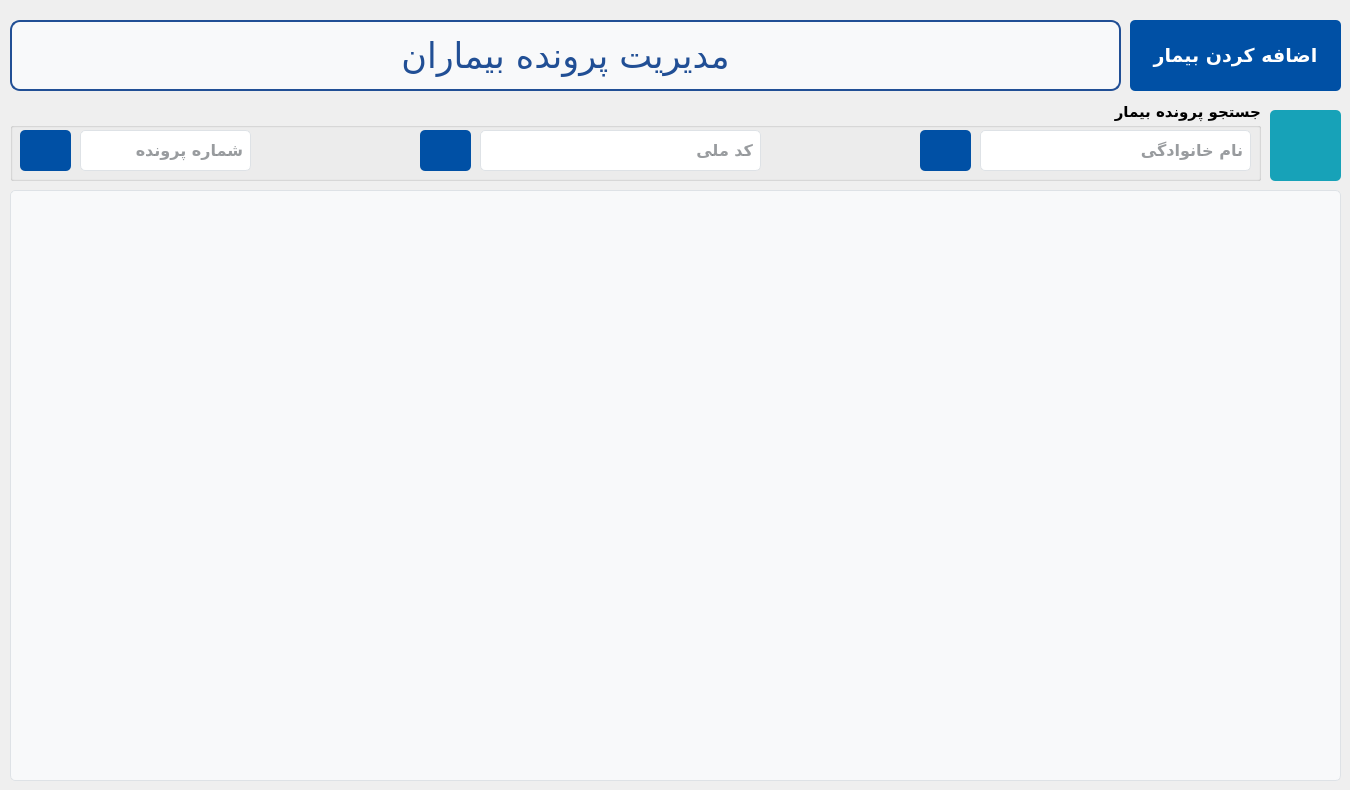
    <widget class="QWidget" name="main_tab">
     <attribute name="icon">
      <iconset resource="../../../../../Resources/resource.qrc">
       <normaloff>:/icons/patient.png</normaloff>:/icons/patient.png</iconset>
     </attribute>
     <attribute name="title">
      <string>بیماران</string>
     </attribute>
     <widget class="QGroupBox" name="groupBox">
      <property name="geometry">
       <rect>
        <x>10</x>
        <y>100</y>
        <width>1251</width>
        <height>81</height>
       </rect>
      </property>
      <property name="font">
       <font>
        <family>Vazirmatn Black</family>
        <pointsize>11</pointsize>
        <weight>75</weight>
        <bold>true</bold>
       </font>
      </property>
      <property name="layoutDirection">
       <enum>Qt::LeftToRight</enum>
      </property>
      <property name="title">
       <string>جستجو پرونده بیمار</string>
      </property>
      <property name="alignment">
       <set>Qt::AlignRight|Qt::AlignTrailing|Qt::AlignVCenter</set>
      </property>
      <widget class="QLineEdit" name="patientsIdentityCodeSearch_txtbox">
       <property name="geometry">
        <rect>
         <x>470</x>
         <y>30</y>
         <width>281</width>
         <height>41</height>
        </rect>
       </property>
       <property name="font">
        <font>
         <family>Vazirmatn</family>
         <pointsize>12</pointsize>
        </font>
       </property>
       <property name="layoutDirection">
        <enum>Qt::RightToLeft</enum>
       </property>
       <property name="styleSheet">
        <string notr="true">/* Basic LineEdit styling */
QLineEdit {
    background-color: #ffffff; /* White background */
    border: 1px solid #dee2e6; /* Light grey border */
    border-radius: 5px; /* Rounded corners */
    color: #343a40; /* Dark grey text color */
    outline: none; /* Remove default outline */
	padding: 5px 5px;
}

/* Hover effect */
QLineEdit:hover {
    border: 1px solid #007bff; /* Blue border on hover */
}

/* Focus effect */
QLineEdit:focus {
    border: 1px solid #007bff; /* Blue border on focus */
}

/* Disabled state */
QLineEdit:disabled {
    background-color: #e9ecef; /* Light grey background when disabled */
    color: #6c757d; /* Grey text color when disabled */
}

</string>
       </property>
       <property name="placeholderText">
        <string>کد ملی</string>
       </property>
      </widget>
      <widget class="QPushButton" name="patientsLastNameSearch_btn">
       <property name="geometry">
        <rect>
         <x>910</x>
         <y>30</y>
         <width>51</width>
         <height>41</height>
        </rect>
       </property>
       <property name="font">
        <font>
         <family>Vazirmatn</family>
         <pointsize>11</pointsize>
         <weight>75</weight>
         <bold>true</bold>
        </font>
       </property>
       <property name="styleSheet">
        <string notr="true">QPushButton {
    background-color: #0050a5; /* Bootstrap primary blue */
    color: white; /* White text */
    border: none;
    border-radius: 5px; /* Rounded corners */
    text-align: center;
    text-decoration: none;
}

QPushButton:hover {
    background-color: #0056b3; /* Darker blue on hover */
}

QPushButton:pressed {
    background-color: #004085; /* Even darker blue on press */
}
</string>
       </property>
       <property name="text">
        <string/>
       </property>
       <property name="icon">
        <iconset resource="../../../../../Resources/resource.qrc">
         <normaloff>:/icons/magnifying-glass.png</normaloff>:/icons/magnifying-glass.png</iconset>
       </property>
       <property name="iconSize">
        <size>
         <width>20</width>
         <height>20</height>
        </size>
       </property>
      </widget>
      <widget class="QLineEdit" name="patientsLastNameSearch_txtbox">
       <property name="geometry">
        <rect>
         <x>970</x>
         <y>30</y>
         <width>271</width>
         <height>41</height>
        </rect>
       </property>
       <property name="font">
        <font>
         <family>Vazirmatn</family>
         <pointsize>12</pointsize>
        </font>
       </property>
       <property name="layoutDirection">
        <enum>Qt::LeftToRight</enum>
       </property>
       <property name="styleSheet">
        <string notr="true">/* Basic LineEdit styling */
QLineEdit {
    background-color: #ffffff; /* White background */
    border: 1px solid #dee2e6; /* Light grey border */
    border-radius: 5px; /* Rounded corners */
    color: #343a40; /* Dark grey text color */
    outline: none; /* Remove default outline */
	padding: 5px 5px;
}

/* Hover effect */
QLineEdit:hover {
    border: 1px solid #007bff; /* Blue border on hover */
}

/* Focus effect */
QLineEdit:focus {
    border: 1px solid #007bff; /* Blue border on focus */
}

/* Disabled state */
QLineEdit:disabled {
    background-color: #e9ecef; /* Light grey background when disabled */
    color: #6c757d; /* Grey text color when disabled */
}

</string>
       </property>
       <property name="locale">
        <locale language="Persian" country="Iran"/>
       </property>
       <property name="text">
        <string/>
       </property>
       <property name="alignment">
        <set>Qt::AlignLeading|Qt::AlignLeft|Qt::AlignVCenter</set>
       </property>
       <property name="placeholderText">
        <string>نام خانوادگی </string>
       </property>
      </widget>
      <widget class="QPushButton" name="patientsIdentityCodeSearch_btn">
       <property name="geometry">
        <rect>
         <x>410</x>
         <y>30</y>
         <width>51</width>
         <height>41</height>
        </rect>
       </property>
       <property name="font">
        <font>
         <family>Vazirmatn</family>
         <pointsize>11</pointsize>
         <weight>75</weight>
         <bold>true</bold>
        </font>
       </property>
       <property name="styleSheet">
        <string notr="true">QPushButton {
    background-color: #0050a5; /* Bootstrap primary blue */
    color: white; /* White text */
    border: none;
    border-radius: 5px; /* Rounded corners */
    text-align: center;
    text-decoration: none;
}

QPushButton:hover {
    background-color: #0056b3; /* Darker blue on hover */
}

QPushButton:pressed {
    background-color: #004085; /* Even darker blue on press */
}
</string>
       </property>
       <property name="text">
        <string/>
       </property>
       <property name="icon">
        <iconset resource="../../../../../Resources/resource.qrc">
         <normaloff>:/icons/magnifying-glass.png</normaloff>:/icons/magnifying-glass.png</iconset>
       </property>
       <property name="iconSize">
        <size>
         <width>20</width>
         <height>20</height>
        </size>
       </property>
      </widget>
      <widget class="QLineEdit" name="patientSearchFileNumber_txtbox">
       <property name="geometry">
        <rect>
         <x>70</x>
         <y>30</y>
         <width>171</width>
         <height>41</height>
        </rect>
       </property>
       <property name="font">
        <font>
         <family>Vazirmatn</family>
         <pointsize>12</pointsize>
        </font>
       </property>
       <property name="layoutDirection">
        <enum>Qt::RightToLeft</enum>
       </property>
       <property name="styleSheet">
        <string notr="true">/* Basic LineEdit styling */
QLineEdit {
    background-color: #ffffff; /* White background */
    border: 1px solid #dee2e6; /* Light grey border */
    border-radius: 5px; /* Rounded corners */
    color: #343a40; /* Dark grey text color */
    outline: none; /* Remove default outline */
	padding: 5px 5px;
}

/* Hover effect */
QLineEdit:hover {
    border: 1px solid #007bff; /* Blue border on hover */
}

/* Focus effect */
QLineEdit:focus {
    border: 1px solid #007bff; /* Blue border on focus */
}

/* Disabled state */
QLineEdit:disabled {
    background-color: #e9ecef; /* Light grey background when disabled */
    color: #6c757d; /* Grey text color when disabled */
}

</string>
       </property>
       <property name="placeholderText">
        <string>شماره پرونده</string>
       </property>
      </widget>
      <widget class="QPushButton" name="patientSearchByFileNumber_btn">
       <property name="geometry">
        <rect>
         <x>10</x>
         <y>30</y>
         <width>51</width>
         <height>41</height>
        </rect>
       </property>
       <property name="font">
        <font>
         <family>Vazirmatn</family>
         <pointsize>11</pointsize>
         <weight>75</weight>
         <bold>true</bold>
        </font>
       </property>
       <property name="styleSheet">
        <string notr="true">QPushButton {
    background-color: #0050a5; /* Bootstrap primary blue */
    color: white; /* White text */
    border: none;
    border-radius: 5px; /* Rounded corners */
    text-align: center;
    text-decoration: none;
}

QPushButton:hover {
    background-color: #0056b3; /* Darker blue on hover */
}

QPushButton:pressed {
    background-color: #004085; /* Even darker blue on press */
}
</string>
       </property>
       <property name="text">
        <string/>
       </property>
       <property name="icon">
        <iconset resource="../../../../../Resources/resource.qrc">
         <normaloff>:/icons/magnifying-glass.png</normaloff>:/icons/magnifying-glass.png</iconset>
       </property>
       <property name="iconSize">
        <size>
         <width>20</width>
         <height>20</height>
        </size>
       </property>
      </widget>
     </widget>
     <widget class="QLabel" name="label_3">
      <property name="geometry">
       <rect>
        <x>10</x>
        <y>20</y>
        <width>1111</width>
        <height>71</height>
       </rect>
      </property>
      <property name="font">
       <font>
        <family>A Rezvan-fat</family>
        <pointsize>26</pointsize>
        <weight>50</weight>
        <bold>false</bold>
       </font>
      </property>
      <property name="layoutDirection">
       <enum>Qt::RightToLeft</enum>
      </property>
      <property name="autoFillBackground">
       <bool>false</bool>
      </property>
      <property name="styleSheet">
       <string notr="true">/* Basic styling for the company name label */
QLabel {
	color: rgb(33, 79, 149);
    
    padding: 10px; /* Padding around the text */
    border: 2px solid  rgb(33, 79, 149); /* Optional: Border with the same blue color */
    border-radius: 10px; /* Rounded corners */
    background-color: #f8f9fa; /* Light grey background to make it stand out */
    text-align: center; /* Center-align the text */
}

/* Hover effect */
QLabe:hover {
    color: #0056b3; /* Darker blue on hover */
    border-color: #0056b3; /* Match border color on hover */
}
</string>
      </property>
      <property name="text">
       <string>مدیریت پرونده بیماران</string>
      </property>
      <property name="alignment">
       <set>Qt::AlignCenter</set>
      </property>
     </widget>
     <widget class="QListWidget" name="patients_lst">
      <property name="geometry">
       <rect>
        <x>10</x>
        <y>190</y>
        <width>1331</width>
        <height>591</height>
       </rect>
      </property>
      <property name="font">
       <font>
        <family>Vazirmatn</family>
        <pointsize>14</pointsize>
       </font>
      </property>
      <property name="mouseTracking">
       <bool>false</bool>
      </property>
      <property name="autoFillBackground">
       <bool>false</bool>
      </property>
      <property name="styleSheet">
       <string notr="true">/* Basic ListWidget styling */
QListWidget {
    background-color: #f8f9fa; /* Light grey background */
    border: 1px solid #dee2e6; /* Border color */
    border-radius: 5px; /* Rounded corners */
    padding: 5px; /* Padding inside the list */
    outline: 0; /* Remove focus indicator */
}

/* Item styling */
QListWidget::item {
    padding: 10px 5px; /* Padding for each item */
    margin: 5px 0; /* Margin between items */
    background-color: #ffffff; /* White background for items */
    border-radius: 5px; /* Rounded corners for items */
    color: #343a40; /* Dark grey text color */
    outline: 0; /* Remove focus indicator */
}

/* Hover effect for items */
QListWidget::item:hover {
    background-color: #e9ecef; /* Light grey background on hover */
}

/* Selected item styling */
QListWidget::item:selected {
    background-color: #0050a5;
	color: white;
}

/* Scroll bar styling */
QScrollBar:vertical {
    background: #f8f9fa; /* Light grey background for the scroll bar */
    width: 12px; /* Width of the vertical scroll bar */
    margin: 22px 0 22px 0; /* Margin to fit the top and bottom arrows */
    border: 1px solid #dee2e6; /* Border color */
    border-radius: 5px; /* Rounded corners */
}

QScrollBar::handle:vertical {
    background: #ced4da; /* Medium grey handle */
    min-height: 20px; /* Minimum height of the handle */
    border-radius: 5px; /* Rounded corners */
}

QScrollBar::add-line:vertical,
QScrollBar::sub-line:vertical {
    background: #ced4da; /* Medium grey for arrows */
    height: 20px;
    subcontrol-origin: margin;
    subcontrol-position: top;
    border-radius: 5px; /* Rounded corners */
}

QScrollBar::add-page:vertical, QScrollBar::sub-page:vertical {
    background: none;
}
</string>
      </property>
      <property name="frameShape">
       <enum>QFrame::StyledPanel</enum>
      </property>
      <property name="frameShadow">
       <enum>QFrame::Raised</enum>
      </property>
      <property name="lineWidth">
       <number>1</number>
      </property>
      <property name="midLineWidth">
       <number>0</number>
      </property>
      <property name="dragDropOverwriteMode">
       <bool>false</bool>
      </property>
      <property name="alternatingRowColors">
       <bool>false</bool>
      </property>
      <property name="viewMode">
       <enum>QListView::ListMode</enum>
      </property>
      <property name="uniformItemSizes">
       <bool>false</bool>
      </property>
      <property name="wordWrap">
       <bool>false</bool>
      </property>
      <property name="sortingEnabled">
       <bool>false</bool>
      </property>
     </widget>
     <widget class="QPushButton" name="addPatient_btn">
      <property name="geometry">
       <rect>
        <x>1130</x>
        <y>20</y>
        <width>211</width>
        <height>71</height>
       </rect>
      </property>
      <property name="font">
       <font>
        <family>Vazirmatn</family>
        <pointsize>14</pointsize>
        <weight>75</weight>
        <bold>true</bold>
        <underline>false</underline>
        <strikeout>false</strikeout>
       </font>
      </property>
      <property name="styleSheet">
       <string notr="true">QPushButton {
    background-color: #0050a5; /* Bootstrap primary blue */
    color: white; /* White text */
    border: none;
    border-radius: 5px; /* Rounded corners */
    padding: 10px 20px; /* Padding */
    text-align: center;
    text-decoration: none;
}

QPushButton:hover {
    background-color: #0056b3; /* Darker blue on hover */
}

QPushButton:pressed {
    background-color: #004085; /* Even darker blue on press */
}
</string>
      </property>
      <property name="text">
       <string>اضافه کردن بیمار</string>
      </property>
      <property name="icon">
       <iconset resource="../../../../../Resources/resource.qrc">
        <normaloff>:/icons/plus.png</normaloff>:/icons/plus.png</iconset>
      </property>
      <property name="iconSize">
       <size>
        <width>30</width>
        <height>30</height>
       </size>
      </property>
     </widget>
     <widget class="QPushButton" name="refreshPatientsList_btn">
      <property name="geometry">
       <rect>
        <x>1270</x>
        <y>110</y>
        <width>71</width>
        <height>71</height>
       </rect>
      </property>
      <property name="font">
       <font>
        <family>Vazirmatn</family>
        <pointsize>12</pointsize>
        <weight>75</weight>
        <bold>true</bold>
        <underline>false</underline>
        <strikeout>false</strikeout>
       </font>
      </property>
      <property name="layoutDirection">
       <enum>Qt::RightToLeft</enum>
      </property>
      <property name="styleSheet">
       <string notr="true">QPushButton {
    background-color: #17a2b8; /* Bootstrap primary blue */
    color: white; /* White text */
    border: none;
    border-radius: 5px; /* Rounded corners */
    text-align: center;
    text-decoration: none;
}

QPushButton:hover {
background-color: rgb(17, 122, 138);

}

QPushButton:pressed {
background-color: rgb(12, 89, 99);
    
}
</string>
      </property>
      <property name="text">
       <string/>
      </property>
      <property name="icon">
       <iconset resource="../../../../../Resources/resource.qrc">
        <normaloff>:/icons/refresh-arrow.png</normaloff>:/icons/refresh-arrow.png</iconset>
      </property>
      <property name="iconSize">
       <size>
        <width>40</width>
        <height>40</height>
       </size>
      </property>
     </widget>
    </widget>
